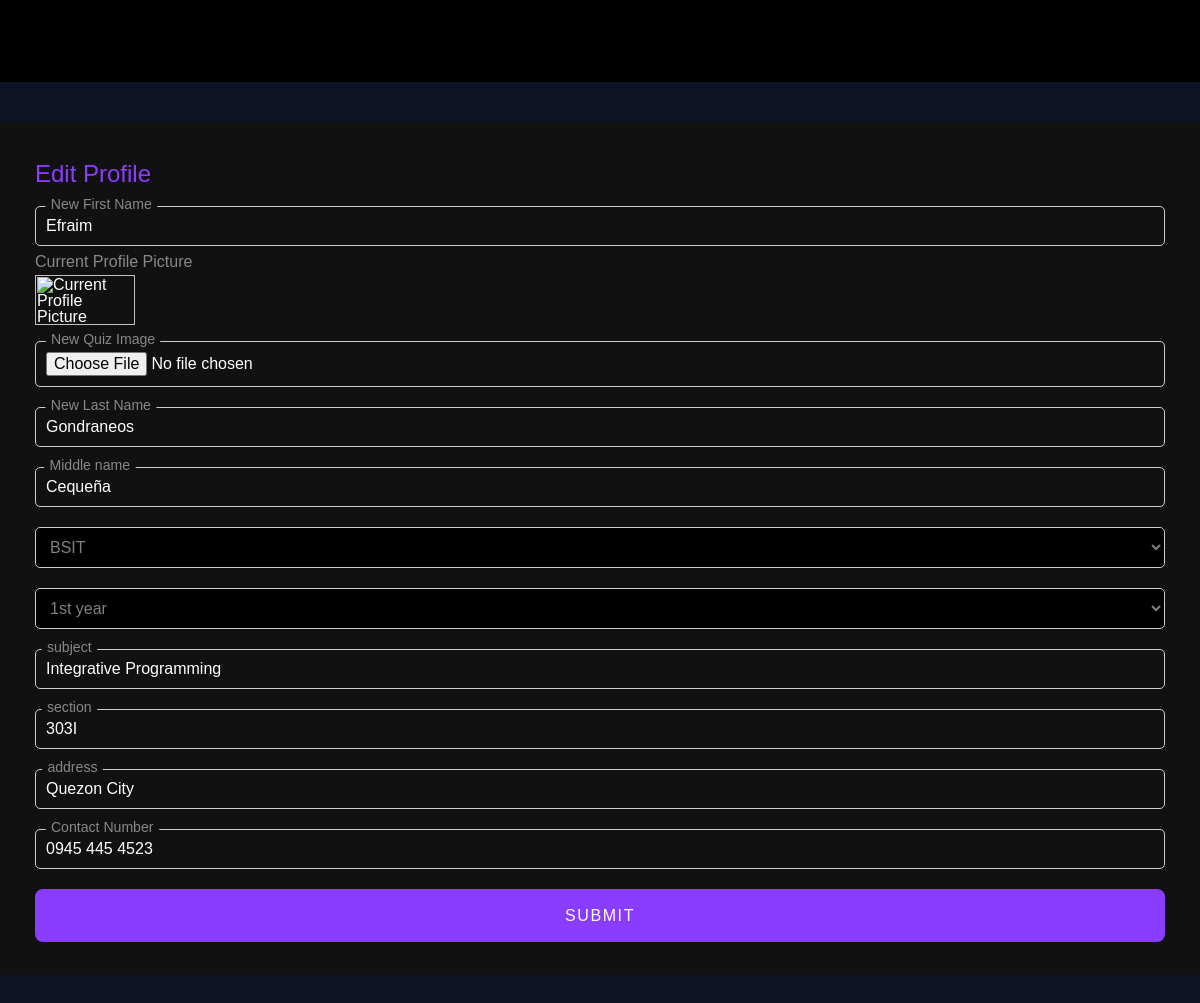
/sample.php (signed in), run on the app's committed database.
### tables this page shows
CREATE TABLE `user` (
  `id` int(11) NOT NULL,
  `firstname` varchar(55) NOT NULL,
  `lastname` varchar(55) NOT NULL,
  `middlename` varchar(55) NOT NULL,
  `course` varchar(55) NOT NULL,
  `yearlevel` varchar(55) NOT NULL,
  `subject` varchar(55) NOT NULL,
  `section` varchar(55) NOT NULL,
  `address` varchar(55) NOT NULL,
  `contactnumber` varchar(55) NOT NULL,
  `username` varchar(55) NOT NULL,
  `password` varchar(255) NOT NULL,
  `user_image` varchar(255) DEFAULT NULL
);

### sample.php (the view, shortened to what this page needs)
<?php
include 'components/connection.php';
$username = $_SESSION['username'];
$res = mysqli_query($con, "SELECT * FROM user WHERE username='$username'");
$row=mysqli_fetch_array($res);
$firstname = $row['firstname'];
$lastname = $row['lastname'];
$middlename = $row['middlename'];
$course = $row['course'];
$yearlevel = $row['yearlevel'];
$subject = $row['subject'];
$section = $row['section'];
$address = $row['address'];
$contactnumber = $row['contactnumber'];
$userProfilePicture = $row['user_image'];
?>
<head>
  <link rel="stylesheet" href="styles.css">
</head>
  <body class="<?php echo basename($_SERVER['PHP_SELF'], '.php'); ?>">
        <div class="header">
        </div>
<div class="admin">
  <div class="admin-add-quiz">
    <div class="aaq-text">
      <h2 class="aa-title">Edit Profile</h2>
    </div>
    <form
      name="edit-profile"
      action=""
      method="POST"
      id="signup"
      class="add-quiz-form"
      enctype="multipart/form-data"
    >
        <div class="add-quiz-container low">
          <input type="text" required id="fname" name="fname" oninput="formatName(event)" placeholder=" " value="<?php echo htmlspecialchars($firstname);?>" />
          <label for="fname">New First Name</label>
        </div>
        <div class="current-image">
            <p>Current Profile Picture</p>
           <img src="../<?php echo $userProfilePicture; ?>" alt="Current Profile Picture">
       </div>
        <div class="add-quiz-container">
          <input
            type="file"
            id="pimage"
            name="pimage"
            accept="image/*"
            placeholder=" "
            value="<?php echo htmlspecialchars($userProfilePicture);?>"
          />
          <label for="pimage">New Quiz Image</label>
        </div>
            <div class="add-quiz-container">
              <input
                type="text"
                required
                id="lname"
                name="lname"
                placeholder=" "
                oninput="formatName(event)"
                 value="<?php echo htmlspecialchars($lastname);?>"
              />
              <label for="lname">New Last Name</label>
            </div>
            <div class="add-quiz-container">
              <input
                type="text"
                required
                id="mname"
                name="mname"
                placeholder=" "
                oninput="formatName(event)"
                value="<?php echo htmlspecialchars($middlename);?>"
              />
              <label for="mname">Middle name</label>
            </div>
            <div class="add-quiz-container">
              <select id="course" required name="course">
                <option value="BSIT" <?php echo (isset($course) && $course === 'BSIT') ? 'selected' : ''; ?>>BSIT</option>
              </select>
            </div>
            <div class="add-quiz-container">
              <select id="year" required name="year">
                     <option value="1" <?php echo (isset($yearlevel) && $yearlevel === '1') ? 'selected' : ''; ?>>1st year</option>
             </select>
            </div>
            <div class="add-quiz-container">
              <input
                type="text"
                required
                id="subject"
                name="subject"
                placeholder=" "
                value="<?php echo htmlspecialchars($subject);?>"
              />
              <label for="subject">subject</label>
            </div>
            <div class="add-quiz-container">
              <input
                type="text"
                required
                id="section"
                name="section"
                placeholder=" "
                value="<?php echo htmlspecialchars($section);?>"
              />
              <label for="section">section</label>
            </div>
            <div class="add-quiz-container">
              <input
                type="text"
                required
                id="address"
                name="address"
                placeholder=" "
                value="<?php echo htmlspecialchars($address);?>"
              />
              <label for="address">address</label>
            </div>
            <div class="add-quiz-container">
              <input
                  type="tel"
                  id="phone"
                  name="phone"
                  pattern="[0-9\s]*"
                  maxlength="13"
                  placeholder=" "
                  title="Please enter only numbers"
                  required
                  oninput="formatPhoneNumber(event)"
                  value="<?php echo htmlspecialchars($contactnumber);?>"
              /><label for="phone">Contact Number</label>
            </div>
             <div class="signup-btn">
              <input
                type="submit"
                name="submit"
                value="Submit"
                class="btn-submit"
              />
            </div>
    </form>
  </div>
</div>
</body>
</html>

### styles.css (style rules this page uses)
body { font-family: Arial, sans-serif; margin: 0; }
.header { background-color: #222; color: #fff; padding: 10px; text-align: right; }
html, body, div, span, applet, object, iframe, h1, h2, h3, h4, h5, h6, p, blockquote, pre, a, abbr, acronym, address, big, cite, code, del, dfn, em, img, ins, kbd, q, s, samp, small, strike, strong, sub, sup, tt, var, b, u, i, center, dl, dt, dd, ol, ul, li, fieldset, form, label, legend, table, caption, tbody, tfoot, thead, tr, th, td, article, aside, canvas, details, embed, figure, figcaption, footer, header, hgroup, menu, nav, output, ruby, section, summary, time, mark, audio, video { margin: 0; padding: 0; border: 0; font-size: 100%; font: inherit; vertical-align: baseline; }
body { line-height: 1; }
*, *::before, *::after { box-sizing: border-box; }
img { display: block; width: 100%; }
body { font-family: Arial, Helvetica, sans-serif; }
.header { position: fixed; top: 0; left: 0; z-index: 1007; font-family: "Montserrat", sans-serif; width: 100%; padding: 16px 30px; background: #000; }
.admin-add-quiz { background: #000; }
.sign-up-main .sign-up-form, .admin-add-quiz .add-quiz-form { padding: 10px 35px 20px; padding: 10px 35px 33px; }
.sign-up-main .signup-container, .admin-add-quiz .add-quiz-container { position: relative; margin-bottom: 20px; }
.sign-up-main input, .admin-add-quiz input { width: 100%; padding: 10px; border: 1px solid #ccc; border-radius: 5px; font-size: 16px; transition: all 0.3s ease; outline: none; }
.sign-up-main label, .admin-add-quiz label { position: absolute; top: 10px; left: 10px; transition: all 0.3s ease; pointer-events: none; color: #888; padding: 1px 6px; }
.sign-up-main input:focus + label, .admin-add-quiz input:focus + label, .sign-up-main input:not(:placeholder-shown) + label, .admin-add-quiz input:not(:placeholder-shown) + label { top: -2px; transform: scale(0.88) translateX(-8px) translateY(-50%); overflow: visible; background: #000; }
.sign-up-main input, .sign-up-main select, .admin-add-quiz input { background: #000; color: #fff; }
.admin-add-quiz input, .admin-add-quiz, .admin-add-quiz input:not(:placeholder-shown) + label, .admin-add-quiz input:focus + label { background: #111; }
.sign-up-main .btn-submit, .admin-add-quiz .btn-submit, .take-quiz-btn .btn-submit { position: relative; color: #fff; cursor: pointer; background: var(--clr-primary); display: flex; justify-content: center; align-items: center; width: 100%; height: 53px; font-size: 16px; font-weight: 500; letter-spacing: 0.1em; border: 0; white-space: nowrap; text-decoration: none; outline: none; border-radius: 8px; text-transform: uppercase; transition: all 0.3s ease-in; }
.admin { display: grid; grid-template-columns: 3fr 7fr; background: #0d1224; min-height: 100vh; padding-top: 82px; }
.admin-panel, .admin-add-quiz { padding-top: 40px; }
.admin-add-quiz .aa-title, .add-quiz-item .aa-title { font-size: 24px; margin-bottom: 10px; padding: 0 35px; color: var(--clr-primary); }
.admin-add-quiz .aa-title, .add-quiz-item .aa-title { font-size: 24px; margin-bottom: 10px; }
.current-image { margin-bottom: 16px; }
.add-quiz-container.low { margin-bottom: 8px; }
.current-image img { max-width: 100px; max-height: 50px; object-fit: cover; }
.current-image p { color: rgba(255, 255, 255, 0.5); margin: 0; margin-bottom: 5px; }
.add-quiz-container select { background: #000; color: rgb(255, 255, 255 /0.5); }
.add-quiz-container select { width: 100%; padding: 10px; border: 1px solid #ccc; border-radius: 5px; font-size: 16px; transition: all 0.3s ease; outline: none; cursor: pointer; color: rgb(255 255 255 / 0.5); }
.current-image img { color: #fff; }
.edit-profile .admin-panel, .admin-add-quiz { padding-top: 40px; max-width: 1280px; margin: 0 auto; width: 100%; margin: 40px auto; }

### sample.php (style rules this page uses)
.sample .admin { grid-template-columns: 1fr; }
.sample .admin-panel, .admin-add-quiz { padding-top: 40px; max-width: 1280px; margin: 0 auto; width: 100%; margin: 40px auto; }

### data on the page
user: fname "Efraim", lname "Gondraneos", mname "Cequeña", course "BSIT", year "1st year", subject "Integrative Programming", section "303I", address "Quezon City", phone "0945 445 4523"
